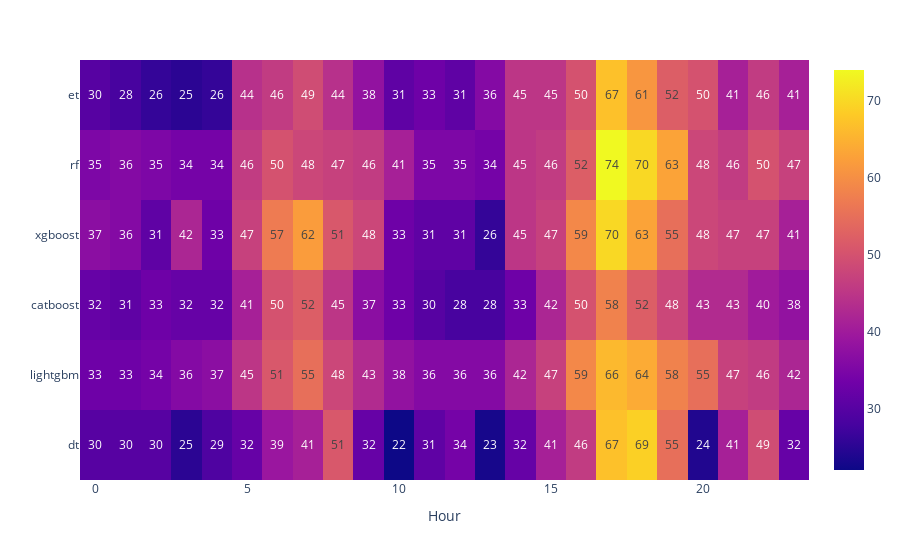

Source (notebook cell):
### Code cell
fig = px.imshow(df, text_auto=True)
fig.show()

### Figure 1 — Plotly figure (JSON) as saved in the notebook; plotly's stock layout.template omitted (floating-point values rounded to 4 significant figures; data arrays with more than 128 entries replaced by an {"elided": "..."} marker saying what was removed)
{"data": [{"coloraxis": "coloraxis", "hovertemplate": "Hour: %{x}<br>y: %{y}<br>color: %{z}<extra></extra>", "name": "0", "texttemplate": "%{z}", "type": "heatmap", "x": [0, 1, 2, 3, 4, 5, 6, 7, 8, 9, 10, 11, 12, 13, 14, 15, 16, 17, 18, 19, 20, 21, 22, 23], "xaxis": "x", "y": ["et", "rf", "xgboost", "catboost", "lightgbm", "dt"], "yaxis": "y", "z": {"elided": "6x24 int values"}}], "layout": {"coloraxis": {"colorscale": [[0, "#0d0887"], [0.1111, "#46039f"], [0.2222, "#7201a8"], [0.3333, "#9c179e"], [0.4444, "#bd3786"], [0.5556, "#d8576b"], [0.6667, "#ed7953"], [0.7778, "#fb9f3a"], [0.8889, "#fdca26"], [1, "#f0f921"]]}, "margin": {"t": 60}, "xaxis": {"anchor": "y", "constrain": "domain", "domain": [0, 1], "scaleanchor": "y", "title": {"text": "Hour"}}, "yaxis": {"anchor": "x", "autorange": "reversed", "constrain": "domain", "domain": [0, 1]}}}
